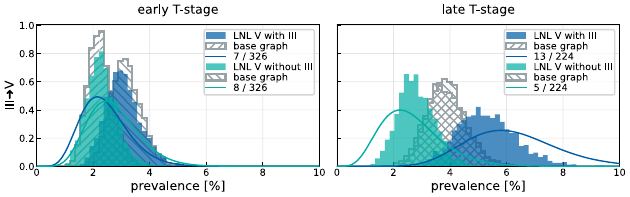

The Python source for this figure:
"""
Plot historgams of the predicted prevalences for interesting scenarios w.r.t. the
connection from LNL III to V.
"""
from itertools import cycle
from pathlib import Path
import matplotlib.pyplot as plt
import numpy as np

import lyscripts.plot.histograms as lyhist

from utils import (
    read_prevalences,
    comp_scaled_beta_posterior,
    floor_to_step,
    ceil_to_step,
    HIST_KWARGS,
)


def get_filename(modelname: str):
    return f"../data/extended-{modelname}-v1-prevalences.hdf5"


MODELS = {
    "add35": "III➜V",
}
COLORS = {
    "blue": '#005ea8',
    "green": '#00afa5',
    "orange": '#f17900',
    "red": '#ae0060',
    # "gray": '#c5d5db',
}
HATCHES = [r"////", r"\\\\", r"||||", r"----"]
COLOR_CYCLE = cycle(COLORS.values())
HATCH_CYCLE = cycle(HATCHES)
NBINS = 60
SCENARIOS = {
    # "III": "LNL III overall",
    # "V": "LNL V overall",
    "VandIII": "LNL V with III",
    "VnotIII": "LNL V without III",
}


if __name__ == "__main__":
    plt.style.use(Path("../../../.mplstyle"))

    fig, ax = plt.subplots(
        nrows=len(MODELS), ncols=2,
        sharex="col", sharey="row",
        figsize=lyhist.get_size(width="full", ratio=2 * 1.6),
    )
    ax = np.reshape(ax, newshape=(len(MODELS), 2))

    data, min_value, max_value = read_prevalences(
        models=["base", *MODELS.keys()],
        format_filename=get_filename,
        scenarios=SCENARIOS.keys(),
        t_stages=["early", "late"],
    )
    min_value = floor_to_step(min_value, 2)
    max_value = ceil_to_step(max_value, 2)
    x = np.linspace(min_value, max_value, 200)
    bins = np.linspace(min_value, max_value, NBINS)

    for i, model in enumerate(MODELS.keys()):
        for j, (scenario, label) in enumerate(SCENARIOS.items()):
            base_hatch = next(HATCH_CYCLE)
            color=next(COLOR_CYCLE)
            for k, stage in enumerate(["early", "late"]):
                num_success = data[model][scenario][stage]["num_success"]
                num_fail = data[model][scenario][stage]["num_fail"]
                posterior = comp_scaled_beta_posterior(x, num_success, num_fail)
                ax[i,k].hist(
                    data[model][scenario][stage]["values"],
                    label=label,
                    color=color,
                    zorder=2,
                    bins=bins,
                    **HIST_KWARGS,
                )
                ax[i,k].hist(
                    data["base"][scenario][stage]["values"],
                    label="base graph",
                    color="#97a3a7",
                    hatch=base_hatch,
                    zorder=1,
                    bins=bins,
                    histtype="step",
                    linewidth=1.5,
                    density=True,
                )
                ax[i,k].plot(
                    x, posterior,
                    label=f"{num_success} / {num_success + num_fail}",
                    color=color,
                    zorder=3,
                )
                ax[i,k].set_xlim(left=min_value, right=max_value)

    for k, stage in enumerate(["early", "late"]):
        ax[0,k].set_title(f"{stage} T-stage")
        ax[-1,k].set_xlabel("prevalence [%]")
        ax[0,k].legend(fontsize=7.)

    for i, (model, model_label) in enumerate(MODELS.items()):
        ax[i,0].set_ylabel(model_label)

    plt.savefig("extended-add35-prevalences.svg")
